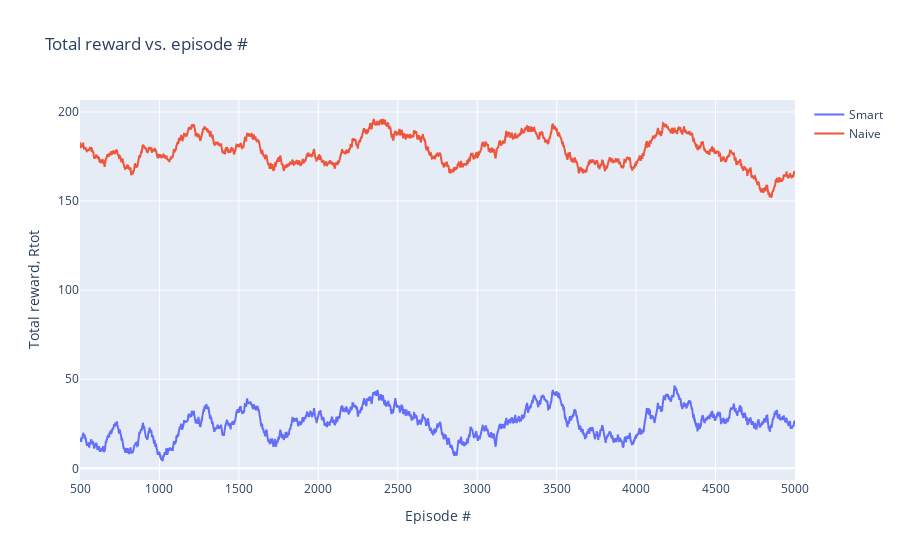

This figure's notebook cell:
### Code cell
# check performance after training this agent with this set of parameters
plot_total_reward_vs_episode(hist_R_tot_smart, hist_R_tot_naive, N = 500)

### Figure 1 — Plotly figure (JSON) as saved in the notebook; plotly's stock layout.template omitted (floating-point values rounded to 4 significant figures; data arrays with more than 128 entries replaced by an {"elided": "..."} marker saying what was removed)
{"data": [{"mode": "lines", "name": "Smart", "type": "scatter", "x": {"elided": "4501 int values"}, "y": {"elided": "4501 float values"}}, {"mode": "lines", "name": "Naive", "type": "scatter", "x": {"elided": "4501 int values"}, "y": {"elided": "4501 float values"}}], "layout": {"title": {"text": "Total reward vs. episode #"}, "xaxis": {"title": {"text": "Episode #"}}, "yaxis": {"title": {"text": "Total reward, Rtot"}}}}
